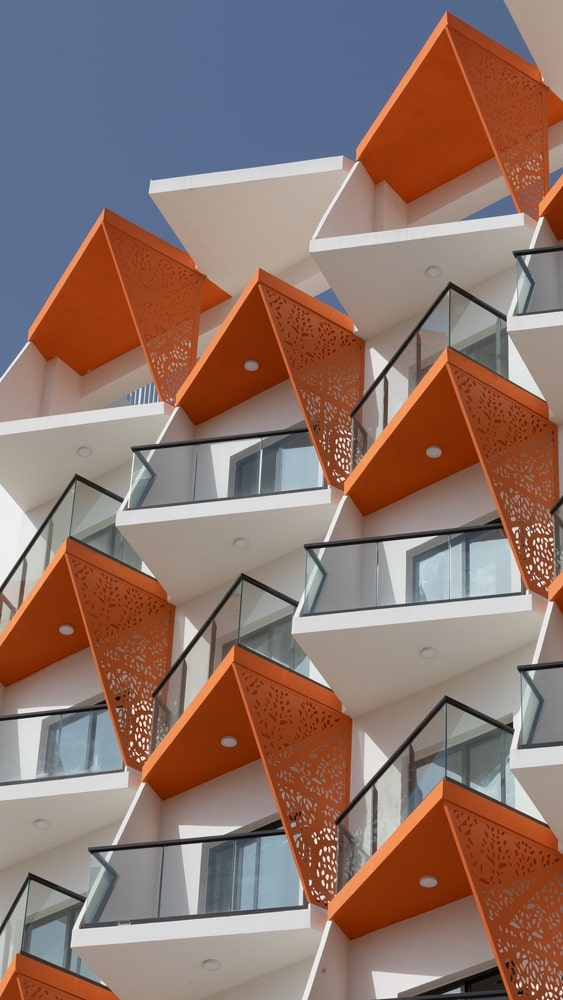
#> input picture 6. Edge Detection/Modul6.jpg, 563 x 1000 px
$ jupyter execute Jurnal.ipynb
#> lines starting #> are read from the running program, lines starting #| are printed output that depends on the picture
### MODUL VI: PENDETEKSIAN TEPI

#### No.1
Lakukanlah deteksi tepi dengan menggunakan metode Sobel, Prewitt dan Roberts

#### Import Library
Baris code di bawah ini digunakan untuk menginpor fungsi-fungsi yang akan digunakan dengan perincian
- matplotlib.pyplot digunakan untuk membuat grafik sederhana 2d.
- numpy digunakan untuk membantu dalam membaca gambar ke dalam bentuk array.
- cv2 atau OpenCV berfungsi untuk melakukan konversi color space.

[cell 1]
import numpy as np
import matplotlib.pyplot as plt
import cv2 as cv

#### Deklarasi dan Inisialisasi Citra
Fungsi imread digunakan untuk membaca suatu data citra dari file yang mana dalam baris perintah di bawah ini citra yang akan diolah telah disimpan ke variabel img.

[cell 2]
img = plt.imread("Modul6.jpg")
#> img is the input picture: shape (1000, 563, 3); mean R, G, B 140.9, 115.8, 107.8

#### Mengubah Citra ke dalam Grayscale
Perintah di bawah ini digunakan untuk mengubah citra berwarna ke dalam grayscale.Fungsi cvtColor digunakan untuk mengubah gambar ke dalam warna yang diinginkan.
- Pertama, fungsi akan menerima citra asli yang ditunjukkan oleh image
- Kedua, fungsi akan mengonversikan citra ke dalam bentuk yang diingikan dalam hal ini digunakan cv.COLOR_BGR2GRAY
- Ketiga, hasil color space conversion disimpan ke dalam variable yang telah dibuat

[cell 3]
grayimg = cv.cvtColor(img, cv.COLOR_RGB2GRAY)
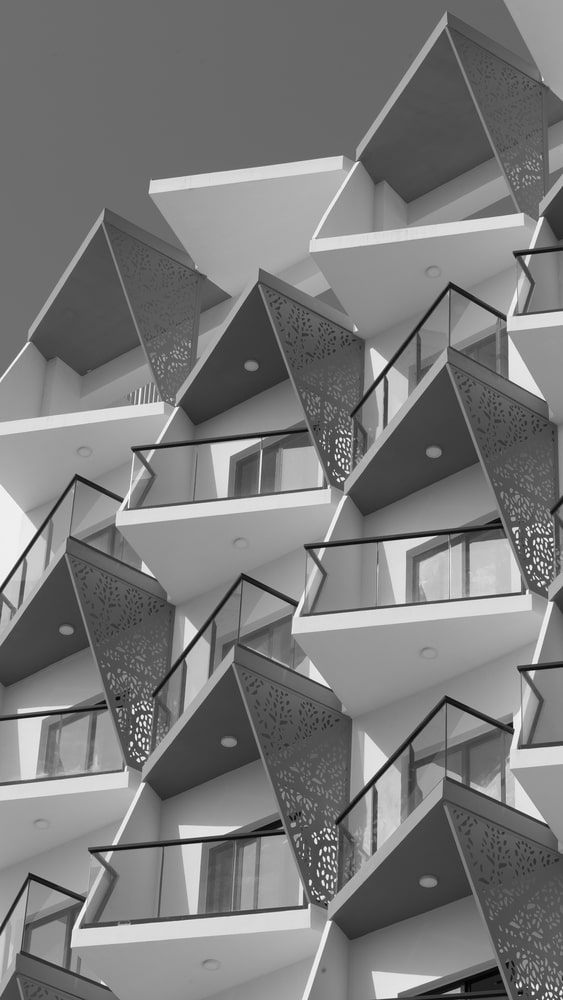
#> grayimg: shape (1000, 563); min 0, max 255, mean 122.4

#### Menampilkan Hasil Citra Asli dengan Citra Grayscale
Baris perintah di bawah ini digunakan untuk menampilkan hasil pengolahan citra. Hasil keluaran dari fungsi ini ialah perbandingan antara citra sebelum dan sesudah diolah menjadi grayscale. Untuk menampilkan dua citra sekaligus digunakan fungsi subplots dengan f,ax merujuk pada jumlah baris dan kolom yang diiginkan.
Dalam baris perintah ini digunakan library matplotlib, maka harus digunakan colormap (cmap).Apabila tidak menggunakan cmap, maka secara default akan dihasilkan citra dengan warna yang berbeda dari yang telah diolah sebelumnya.
Berikutnya digunakan fungsi set_title untuk memberikan judul dari tiap citra pada tiap indeksnya

[cell 4]
f, ax = plt.subplots(1,2)
ax[0].imshow(img)
ax[0].set_title("Colored Image")

ax[1].imshow(grayimg, cmap = 'gray')
ax[1].set_title("Grayscale Image")
plt.show()
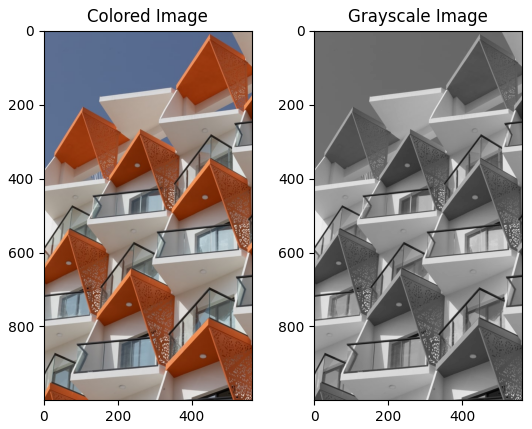
#> figure drawn by matplotlib, 2 panels

#### Menampilkan Hasil Filtering
Fungsi display digunakan untuk menampilkan hasil pengolahan ke dalam bentuk subplot. Pada fungsi ini digunakan sebanyak 3 parameter untuk citra yang akan ditampilkan, yaitu citra untuk hasil filtering modus, mean, dan median serta sisa satu parameter lainnya, yaitu text yang akan ditampilkan dari title pada tiap citra. Pada fungsi di bawah ini digunakan fungsi plt.subplot yang digunakan dan berisi dari gambar dan sumbu yang akan digunakan.

[cell 5]
def display(img1,img2,img3,text1,text2,text3):
    f, ax = plt.subplots(1,3)
    ax[0].imshow(img1, cmap = 'gray')
    ax[0].set_title(text1)

    ax[1].imshow(img2, cmap = 'gray')
    ax[1].set_title(text2)

    ax[2].imshow(img3, cmap = 'gray')
    ax[2].set_title(text3)

    plt.tight_layout()
    plt.show()

#### Proses Filtering
Fungsi filtering digunakan untuk melakukan salah satu proses filtering antara mean,median, dan modus. Pada fungsi ini digunakan 4 buah parameterm yaitu img yang merupakan citra yang akan diolah, w_kernel dan h_kernel merupakan panjang dan lebar dari besaran filtering yang diinginkan, serta op yang bernilai string dan digunakan untuk menunjukkan operasi filtering mana yang akan dilakukan. Pada fungsi ini akan dilakukan padding agar semua pixel dalam matrix ikut terkena filter. Berikutnya, akan dilakukan pengkondisian untuk menentukan operasi filtering mana yang akan dilakukan.

[cell 6]
#convolution
def conv(img,kernel):
    h_img, w_img = img.shape
    h_ker,w_ker  = kernel.shape

    #mencari nilai tengah dari kernel
    #operand // digunakan agar hasil pembagian bernilai integer
    h_center = ((h_ker-1)//2)
    w_center = ((w_ker - 1)//2)

    #digunakan untuk menyimpan hasil konvolusi
    #karena menggunakan paddiny, maka besarannya akan sama dengan besaran citra asli
    h_res = h_img
    w_res = w_img

    #mendapatkan ukuran padding
    l_pad = w_center
    #left padding
    r_pad = w_ker - w_center
    #right padding
    t_pad = h_center
    #top padding
    b_pad = h_ker - h_center
    #bottom padding

    arr = np.pad(img,((l_pad,r_pad),(t_pad,b_pad)), mode = 'edge')
    #np.pad digunakan untuk melakukan padding pada sisian array yang mana dalam hal ini
    #parameter pertama menunjukkan array yang akan dilakukan padding
    #parameter kedua, yaitu padd width menunjukkan pada bagian mana saja akan dilakukan
    #parameter ketiga, yaitu mode padding yang digunakan yang mana pada baris perintah ini digunakan mode edge
    #mode edge berarti akan dilakukan padding menggunakan nilai tepi pada array

    result = np.zeros((h_res,w_res))
     #membuat array dengan besaran sesuai citra yang akan dikonvolusikan yang akan diolah dan berisi 0

    #perulangan di bawah  ini dilakukan untuk melakukan proses konvolusi
    for i in range(h_res):
        for j in range (w_res):
            #variabel temp digunakan untuk menampung hasil sum of product
            temp = 0
            for k in range (h_ker):
                for l in range (w_ker):
                    temp+= arr[i+k,j+l]* kernel[k,l]
            result[i,j] = temp
    return  result

#### Operator Roberts

Fungsi roberts digunakan untuk melakukan filtering dengan menggunakan operator roberts dengan menerima sebuah argumen berupa gambar yang akan diolah dan ditampung di dalam variabel img. Berikutnya, proses dilanjutkan dengan menginisialisasi dan mendeklarasikan variabel gx dan gy untuk menampung kernel yang akan digunakan dalam proses pendeteksian tepi. Berikutnya, akan dilakukan proses konvolusi dengan memanggil fungsi conv. Hasil pengonvolusian itu berikutnya disimpan masing-masing ke dalam variabel gx dan gy. Untuk variabel x merupakan hasil konvolusi dengan kernel gx sedangkan untuk variabel y merupakan hasil konvolusi dengan kernel gy. Berikutnya untuk mendapatkan hasil gradient dari citra yang akan diolah berikutnya dihitung dengan menggunakan rumus G = abs(Gx) dan abs(Gy). Hasil deteksi tepi pada sb.x dan sb.y dan gradient berikutnya ditampilkan dengan emmanggil fungsi display.

Hasil dari pengolahan gradient ini berikutnya dikembalikan dengan perintah return.

[cell 7]
def roberts(img):
    gx = np.array([[0,1],[0,-1]])
    gy = np.array([[0,0],[1,-1]])

    x = conv(img, gx)
    x = np.sqrt(x*x)
    y = conv(img, gy)
    y = np.sqrt(y*y)

    gradient = abs(x)+abs(y)

    display(x,y,gradient,"x","y","Roberts")

    return gradient

[cell 8]
r_res = roberts(grayimg)
#> after the loop in conv (call 2), `for i in range(h_res):`:
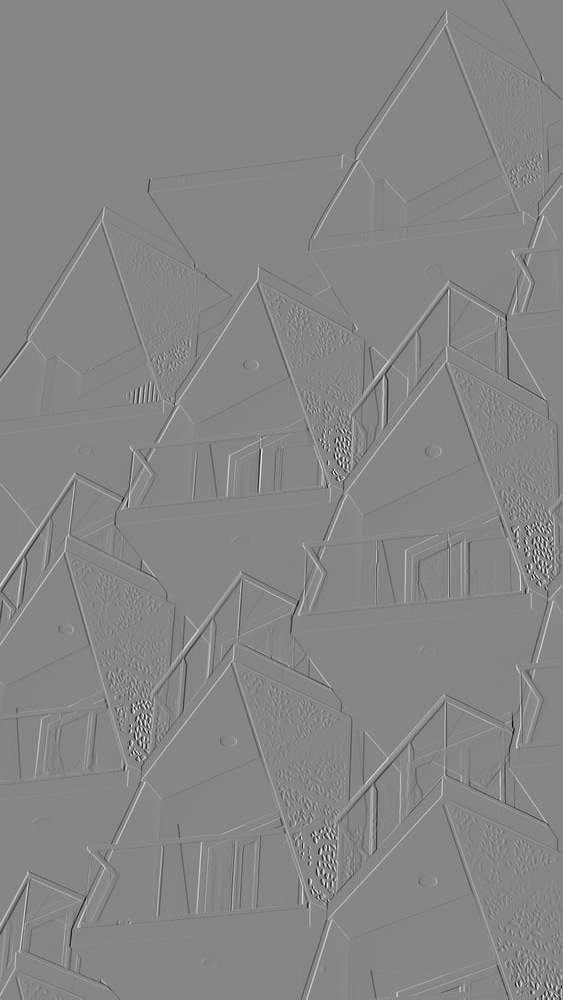
#> result: shape (1000, 563) float64; min -164, max 148, mean 0; drawn with min black and max white

#### Operator Sobel

Fungsi sobel digunakan untuk melakukan filtering dengan menggunakan operator sobel dengan menerima sebuah argumen berupa gambar yang akan diolah dan ditampung di dalam variabel img. Berikutnya, proses dilanjutkan dengan menginisialisasi dan mendeklarasikan variabel gx dan gy untuk menampung kernel yang akan digunakan dalam proses pendeteksian tepi. Berikutnya, akan dilakukan proses konvolusi dengan memanggil fungsi conv. Hasil pengonvolusian itu berikutnya disimpan masing-masing ke dalam variabel gx dan gy. Untuk variabel x merupakan hasil konvolusi dengan kernel gx sedangkan untuk variabel y merupakan hasil konvolusi dengan kernel gy. Berikutnya untuk mendapatkan hasil gradient dari citra yang akan diolah berikutnya dihitung dengan menggunakan rumus G = abs(Gx) dan abs(Gy). Hasil deteksi tepi pada sb.x dan sb.y dan gradient berikutnya ditampilkan dengan emmanggil fungsi display.

Hasil dari pengolahan gradient ini berikutnya dikembalikan dengan perintah return.

[cell 9]
def sobel(img):
    gx = np.array([[1,2,1],[0,0,0],[-1,-2,-1]])
    gy = np.array([[1,0,-1],[2,0,-2],[1,0,-1]])

    x = conv(img, gx)
#> in conv (call 3), `arr = np.pad(img,((l_pad,r_pad),(t_pad,b_pad)), mode = 'edge')`:
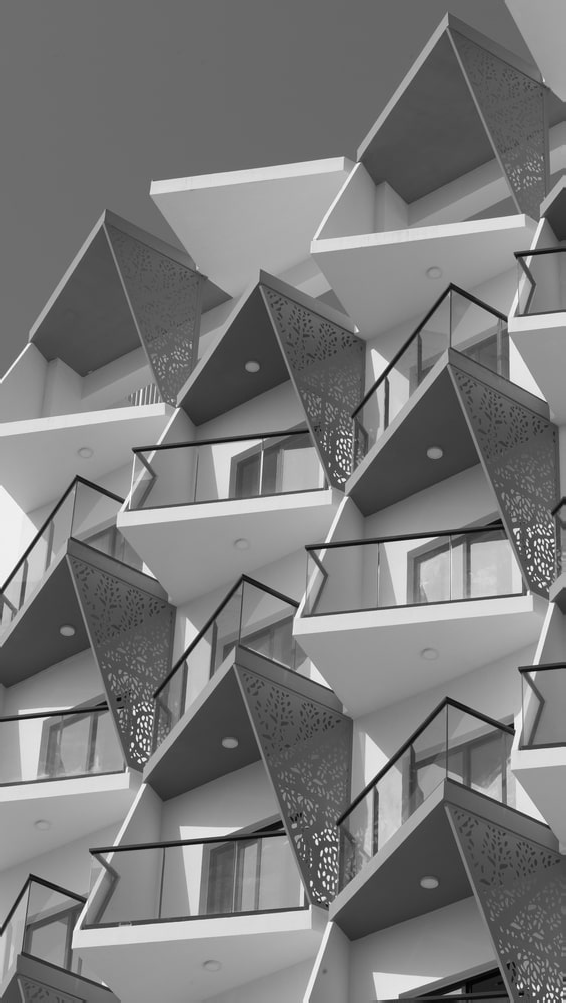
#> arr: shape (1003, 566); min 0, max 255, mean 122.4
    x = np.sqrt(x*x)
    y = conv(img, gy)
    y = np.sqrt(y*y)

    gradient = abs(x)+abs(y)

    display(x,y,gradient,"x","y","Sobel")

    return gradient

[cell 10]
s_res = sobel(grayimg)
#> in sobel, `x = np.sqrt(x*x)`:
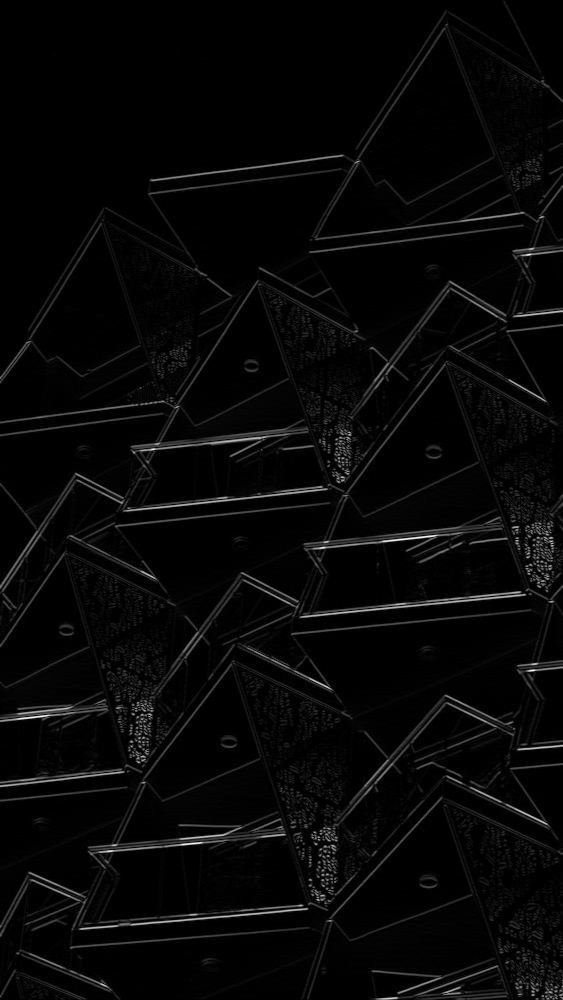
#> x: shape (1000, 563) float64; min 0, max 876, mean 26.4; drawn with min black and max white
#> in sobel, `y = np.sqrt(y*y)`:
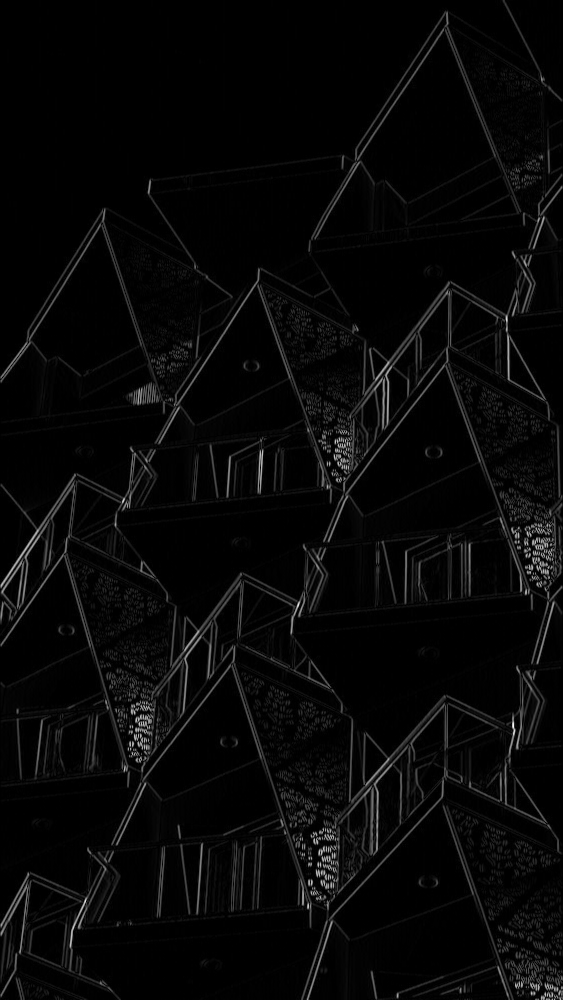
#> y: shape (1000, 563) float64; min 0, max 859, mean 27; drawn with min black and max white
#> in sobel, `gradient = abs(x)+abs(y)`:
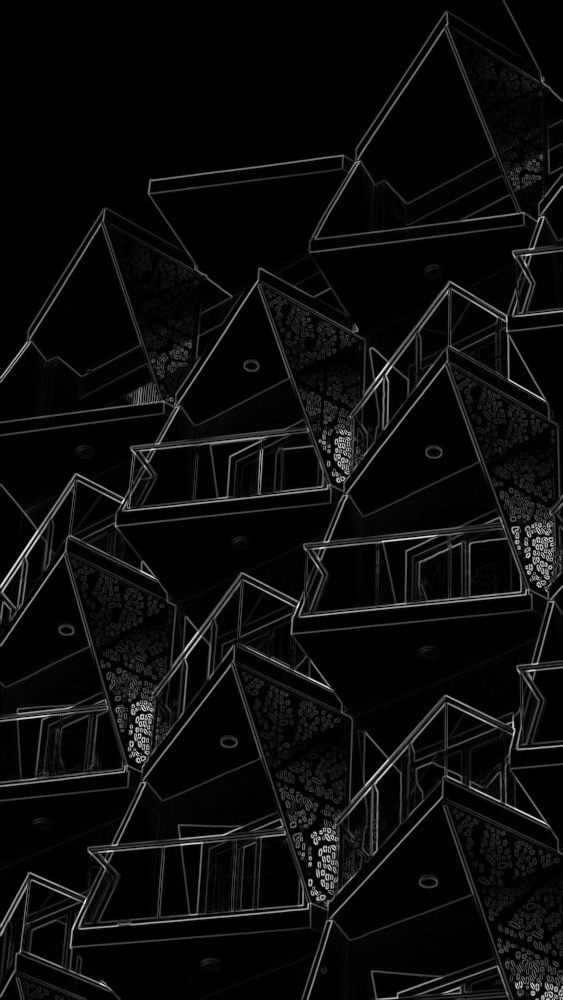
#> gradient: shape (1000, 563) float64; min 0, max 1098, mean 53.4; drawn with min black and max white

#### Operator Prewitt

Fungsi prewitt digunakan untuk melakukan filtering dengan menggunakan operator prewitt dengan menerima sebuah argumen berupa gambar yang akan diolah dan ditampung di dalam variabel img. Berikutnya, proses dilanjutkan dengan menginisialisasi dan mendeklarasikan variabel gx dan gy untuk menampung kernel yang akan digunakan dalam proses pendeteksian tepi. Berikutnya, akan dilakukan proses konvolusi dengan memanggil fungsi conv. Hasil pengonvolusian itu berikutnya disimpan masing-masing ke dalam variabel gx dan gy. Untuk variabel x merupakan hasil konvolusi dengan kernel gx sedangkan untuk variabel y merupakan hasil konvolusi dengan kernel gy. Berikutnya untuk mendapatkan hasil gradient dari citra yang akan diolah berikutnya dihitung dengan menggunakan rumus G = abs(Gx) dan abs(Gy). Hasil deteksi tepi pada sb.x dan sb.y dan gradient berikutnya ditampilkan dengan emmanggil fungsi display.

Hasil dari pengolahan gradient ini berikutnya dikembalikan dengan perintah return.

[cell 11]
def prewitt(img):
    gx = np.array([[1,1,1],[0,0,0],[-1,-1,-1]])
    gy = np.array([[1,0,-1],[1,0,-1],[1,0,-1]])

    x = conv(img, gx)
    x = np.sqrt(x*x)
    y = conv(img, gy)
    y = np.sqrt(y*y)

    gradient = abs(x)+abs(y)

    display(x,y,gradient,"x","y","Prewitt")

    return gradient

[cell 12]
p_res = prewitt(grayimg)
#> after the loop in conv (call 6), `for i in range(h_res):`:
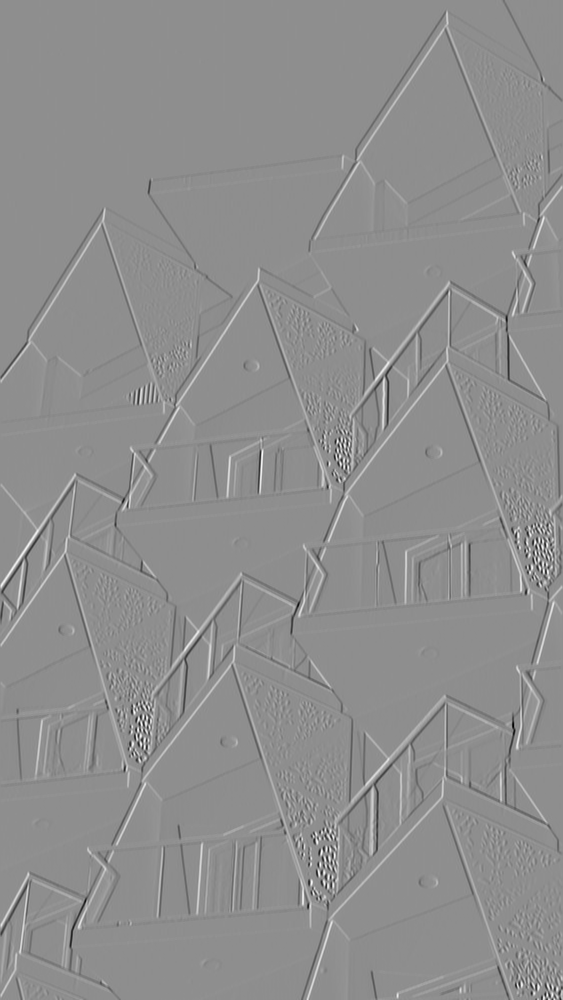
#> result: shape (1000, 563) float64; min -644, max 508, mean 0.2; drawn with min black and max white

Baris perintah di bawah ini digunakan untuk menampikan keseluruhan hasil filtering citra secara keseluruhan. Pada baris perintah ini digunakan fungsi plt.subplots(3,3) yang menunjukkan bahwa akan dibuat 3 baris dan 3 kolom. Berikutnya akan ditampilkan citra seperti pada contoh code
- ax[0,0].imshow menunjukkan bahwa akan ditampikan citra pada baris dengan indeks ke-0 dan kolom dengan indeks ke-0 dengan bentuk grayscale yang ditunjukkan dengan baris peritnah cmap = gray.
- ax[0,0].set_title digunakan untuk menampilkan judul dari tiap citra pada tiap indeksnya yang mana pada baris perintah ini berarti akan ditampilkan judul pada citra di baris dengan indeks ke-0 dan kolom dengan indeks ke-0.
Berikutnya, untuk mengatur jarak antar gambar agar tidak berdekatan digunakan fungsi tight.layout(

[cell 13]
f, ax = plt.subplots(1,3)
ax[0].imshow(r_res, cmap = 'gray')
ax[0].set_title("Roberts")

ax[1].imshow(s_res, cmap = 'gray')
ax[1].set_title("Sobel")

ax[2].imshow(p_res, cmap = 'gray')
ax[2].set_title("Prewitt")

plt.tight_layout()
plt.show()

#### No.2
Buatlah method untuk mencari hasil terbaik dari ketiga metode no 1 dengan cara melihat jumlah warna yang diperoleh dari hasil deteksi tepi(Dapat menggunakan if-else statement)

#### Fungsi Normalization
Fungsi Normalization digunakan untuk mengubah rentan nilai dalam pixel pada rentang 0-255. Fungsi ini mengambil argumen berupa array yang akan diolah.
- minval digunakan untuk mengambil nilai piksel minimum pada array yang diolah.
- mixval digunakan untuk mengambil nilai piksel maksimum pada array yang akan diolah.

Berikutnya akan dikembalikan nilai hasil perhitungan berupa pengurangan tiap nilai piksel dengan nilai minval dan dikalikan dengan 255 yang berikutnya dibagi dengan hasil pengurangan minval dan maxval. Digunakan operator "//" agar hasil yang dihasilkan berupa bilangan integer.

[cell 14]
def normalization(arr):
    minval = np.min(arr)
    maxval = np.max(arr)

    return np.array(((arr-minval)*255)//(maxval-minval),dtype=int)

#### Fungsi Get The Best
Fungsi get_the_best digunakan untuk menghitung pixel dengan nilai 0. Pada fungsi ini diambil parameter citra yang akan dihitung. Cara perhitungannya, ialah melakukan perulangan sebanyakan besaran citra yang akan diolah. Setiap, ditemukan nilai pixel 0 maka variabel white akan bertambah sebanyak 1. Setelah selesai dilakukan perulangan akan dikembalikan hasil akhir dari variabel white.

[cell 15]
def get_the_best(arr):
    white_pix = 0

    for i in range (arr.shape[0]):
        for j in range(arr.shape[1]):
            if(arr[i][j]) == 0:
                white_pix += 1

    return white_pix

[cell 16]
#melakukan proses normalisasi pada setiap hasil pendektesian tepi pada masing-masing filter
r_res = normalization(r_res)
#> in normalization, `minval = np.min(arr)`: minval = 0
#> in normalization, `maxval = np.max(arr)`: maxval = 250
p_res = normalization(p_res)
s_res = normalization(s_res)

[cell 17]
#melakukan proses perhitungan pixel bernilai 0
count_r = get_the_best(r_res)
#> count_r = 181070
count_p = get_the_best(p_res)
#> count_p = 198730
count_s = get_the_best(s_res)
#> count_s = 201535

[cell 18]
#menampilkan hasil perhitungan nilai pixel pada masing-masing pendektesian tepi
print("Roberts: ", count_r)
#| Roberts:  181070
print("Prewitt: ", count_s)
#| Prewitt:  201535
print("Sobel: ", count_s)
#| Sobel:  201535
